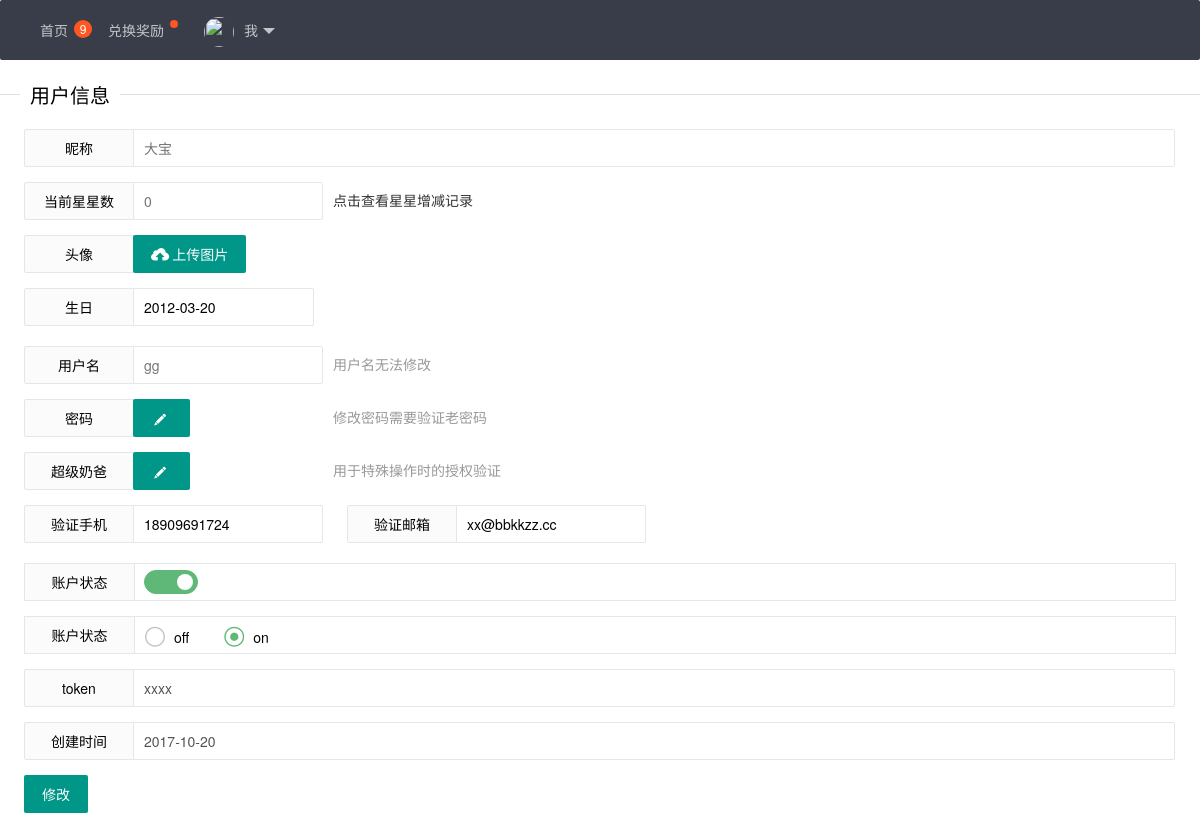
Page /bkz/userinfo/1 on the committed database.
### v1/models.py (models this page shows, shortened)
class Person(models.Model):
    uname = models.CharField(u"姓名",max_length=30)
    photo = models.CharField(u'自定义头像',max_length=120,blank=True)
    age = models.DateField(u'生日')
    starcount = models.IntegerField(u'星星数',blank=True,default=0)
    loginname = models.CharField(u"用户名",max_length=30)
    password = models.CharField(u"密码",max_length=30)
    superdaddy = models.CharField(u"特权",max_length=30)
    telphone = models.CharField(u"手机号",max_length=30,blank=True)
    email = models.EmailField()
    status = models.BooleanField(u'显示或隐藏')
    token = models.CharField(u"微信微博支付宝",max_length=30,blank=True)
    addtime = models.DateField(u'创建时间')

### v1/views.py (the view)
# urls.py: url(r'^userinfo/(?P<user_id>[0-9]+)$',views.userinfo,name='userinfo'),
def userinfo(request,user_id):
    if str(user_id) == '0':
        return render(request, "userinfo.html")
    user = Person.objects.get(pk=user_id)
    return render(request,"userinfo.html",{'user':user})

### v1/templates/userinfo.html (shortened to what this page needs)
{% extends 'base.html' %}
{% block content %}
<fieldset class="layui-elem-field layui-field-title" style="margin-top: 20px;">
  <legend>用户信息</legend>
</fieldset>
<div  style="width:96%; margin:0 auto;">
<form class="layui-form layui-form-pane" action="{%  url "bkz:user_edit" user.id %}" method="post">
  <div class="layui-form-item">
    <label class="layui-form-label">昵称</label>
    <div class="layui-input-block">
      <input type="text" name="uname" autocomplete="off" placeholder="{{ user.uname }}" class="layui-input">
    </div>
  </div>
    <div class="layui-form-item">
    <label class="layui-form-label">当前星星数</label>
    <div class="layui-input-inline">
      <input type="password" name="starcount" placeholder="{{ user.starcount }}" autocomplete="off" class="layui-input"  disabled="">
    </div>
        <div class="layui-form-mid layui-word-aux"><a href="">点击查看星星增减记录</a></div>
  </div>
  <div class="layui-form-item">
    <label class="layui-form-label">
	头像</label>
    <div class="layui-input-block">
      <button type="button" class="layui-btn" id="photo" name="photo">
	  <i class="layui-icon">&#xe67c;</i>上传图片
	  </button>
    </div>
  </div>
  <div class="layui-form-item">
    <div class="layui-inline">
      <label class="layui-form-label">生日</label>
      <div class="layui-input-block">
        <input type="text" name="age" id="age" autocomplete="off"  value= "{{ user.age | date:'Y-m-d' }}" class="layui-input">
      </div>
    </div>
  </div>
  <div class="layui-form-item">
    <label class="layui-form-label">用户名</label>
    <div class="layui-input-inline">
      <input type="text" name="loginname" placeholder="{{ user.loginname }}" autocomplete="off" class="layui-input"  disabled="">
    </div>
    <div class="layui-form-mid layui-word-aux">用户名无法修改</div>
  </div>
  <div class="layui-form-item">
    <label class="layui-form-label">密码</label>
    <div class="layui-input-inline">
        <a href="" class="layui-btn" target="_blank"><i class="layui-icon">&#xe642;</i></a>
    </div>
    <div class="layui-form-mid layui-word-aux">修改密码需要验证老密码</div>
  </div>
   <div class="layui-form-item">
    <label class="layui-form-label">超级奶爸</label>
    <div class="layui-input-inline">
      <a href="" class="layui-btn" target="_blank"><i class="layui-icon">&#xe642;</i></a>
    </div>
    <div class="layui-form-mid layui-word-aux">用于特殊操作时的授权验证</div>
  </div>
  <div class="layui-form-item">
    <div class="layui-inline">
      <label class="layui-form-label">验证手机</label>
      <div class="layui-input-inline">
        <input type="tel" name="telphone" lay-verify="phone" autocomplete="off" class="layui-input" value="{{ user.telphone }}">
      </div>
    </div>
    <div class="layui-inline">
      <label class="layui-form-label">验证邮箱</label>
      <div class="layui-input-inline">
        <input type="text" name="email" lay-verify="email" autocomplete="off" class="layui-input" value="{{ user.email }}">
      </div>
    </div>
  </div>
  <div class="layui-form-item" pane="">
    <label class="layui-form-label">账户状态</label>
    <div class="layui-input-block">
    </div>
  </div>
  <div class="layui-form-item" pane="">
    <label class="layui-form-label">账户状态</label>
    <div class="layui-input-block">
    </div>
  </div>
  <div class="layui-form-item">
    <label class="layui-form-label">token</label>
    <div class="layui-input-block">
      <input type="text" name="token" autocomplete="off" placeholder="token" class="layui-input" value="{{ user.token }}" disabled="">
    </div>
  </div>
  <div class="layui-form-item">
    <label class="layui-form-label">创建时间</label>
    <div class="layui-input-block">
      <input type="text" name="addtime" autocomplete="off" placeholder="建号时间" class="layui-input" value="{{ user.addtime | date:'Y-m-d'  }}" disabled="">
    </div>
  </div>
  <div class="layui-form-item">
    <button class="layui-btn" lay-submit="" lay-filter="demo2">修改</button>
  </div>
</form>
 </div>
{% endblock %}

### v1/static/css/layui.css (style rules this page uses)
.layui-btn,.layui-inline,img { vertical-align:middle }
.layui-btn,.layui-disabled,.layui-icon,.layui-unselect { -webkit-user-select:none;-ms-user-select:none;-moz-user-select:none }
blockquote,body,button,dd,div,dl,dt,form,h1,h2,h3,h4,h5,h6,input,li,ol,p,pre,td,textarea,th,ul { margin:0;padding:0;-webkit-tap-highlight-color:rgba(0,0,0,0) }
button,input,optgroup,option,select,textarea { font-family:inherit;font-size:inherit;font-style:inherit;font-weight:inherit;outline:0 }
.layui-icon { font-family:layui-icon!important;font-size:16px;font-style:normal;-webkit-font-smoothing:antialiased;-moz-osx-font-smoothing:grayscale }
body { line-height:24px;font:14px Helvetica Neue,Helvetica,PingFang SC,\5FAE\8F6F\96C5\9ED1,Tahoma,Arial,sans-serif }
a { color:#333;text-decoration:none }
.layui-inline { position:relative;display:inline-block;*display:inline;*zoom:1 }
.layui-btn,.layui-input,.layui-select,.layui-textarea,.layui-upload-button { outline:0;-webkit-appearance:none;transition:all .3s;-webkit-transition:all .3s;box-sizing:border-box }
.layui-elem-field { margin-bottom:10px;padding:0;border:1px solid #e2e2e2 }
.layui-elem-field legend { margin-left:20px;padding:0 10px;font-size:20px;font-weight:300 }
.layui-field-title { margin:10px 0 20px;border:none;border-top:1px solid #e2e2e2 }
.layui-text em,.layui-word-aux { color:#999!important;padding:0 5px!important }
.layui-btn { display:inline-block;height:38px;line-height:38px;padding:0 18px;background-color:#009688;color:#fff;white-space:nowrap;text-align:center;font-size:14px;border:none;border-radius:2px;cursor:pointer }
.layui-btn .layui-icon { margin-right:3px;font-size:18px;vertical-align:bottom;vertical-align:middle\9 }
.layui-input,.layui-select,.layui-textarea { height:38px;line-height:1.3;line-height:38px\9;border:1px solid #e6e6e6;background-color:#fff;border-radius:2px }
.layui-form-label,.layui-form-mid,.layui-textarea { line-height:20px;position:relative }
.layui-input,.layui-textarea { display:block;width:100%;padding-left:10px }
.layui-form-item { margin-bottom:15px;clear:both;*zoom:1 }
.layui-form-item:after { content:'\20';clear:both;*zoom:1;display:block;height:0 }
.layui-form-label { float:left;display:block;padding:9px 15px;width:80px;font-weight:400;text-align:right }
.layui-form-item .layui-inline { margin-bottom:5px;margin-right:10px }
.layui-input-block,.layui-input-inline { position:relative }
.layui-input-block { margin-left:110px;min-height:36px }
.layui-input-inline { display:inline-block;vertical-align:middle }
.layui-form-item .layui-input-inline { float:left;width:190px;margin-right:10px }
.layui-form-mid { float:left;display:block;padding:8px 0!important;margin-right:10px }
.layui-form-pane .layui-form-label { width:110px;padding:8px 15px;height:38px;line-height:20px;border:1px solid #e6e6e6;border-radius:2px 0 0 2px;text-align:center;background-color:#FBFBFB;overflow:hidden;white-space:nowrap;text-overflow:ellipsis;box-sizing:border-box }
.layui-form-pane .layui-input-inline { margin-left:-1px }
.layui-form-pane .layui-input-block { margin-left:110px;left:-1px }
.layui-form-pane .layui-input { border-radius:0 2px 2px 0 }
.layui-form-pane .layui-form-item[pane] { position:relative;border:1px solid #e6e6e6 }
.layui-form-pane .layui-form-item[pane] .layui-form-label { position:absolute;left:0;top:0;height:100%;border-width:0 1px 0 0 }

### rows in the picture
Person: uname "大宝", age "2012-03-20", loginname "gg", telphone "18909691724", email "xx@bbkkzz.cc", token "xxxx", addtime "2017-10-20"
